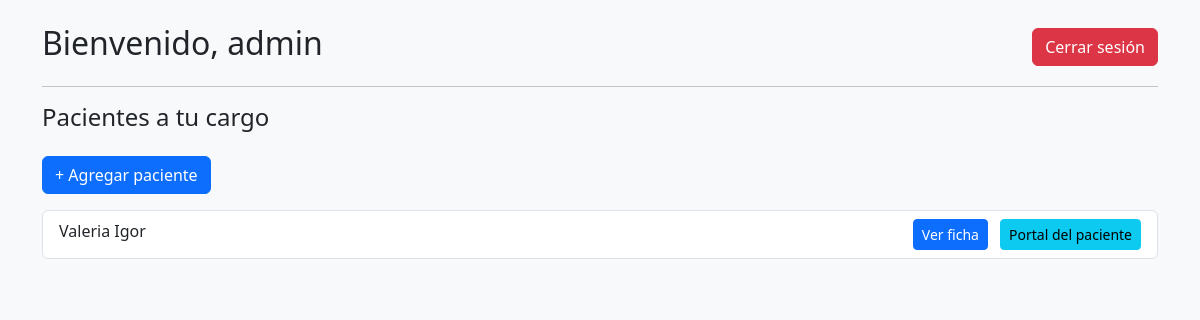
/usuarios/perfil/ (signed in), run on an earlier commit of the app's database.
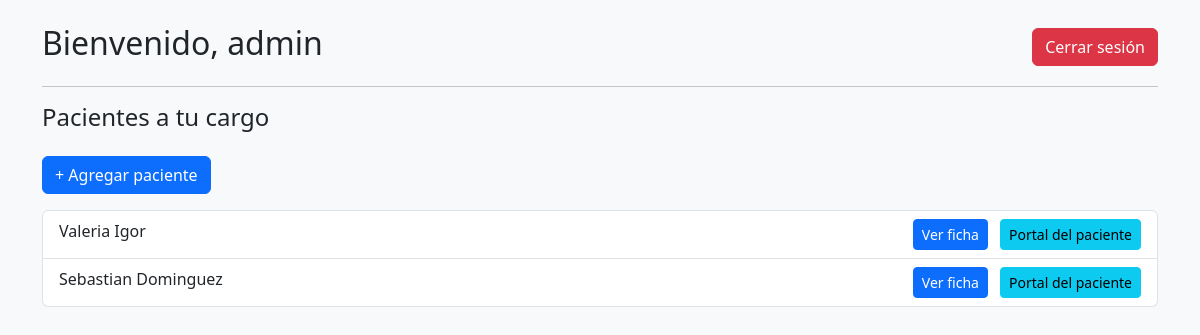
And on a later commit of the database.
### pacientes/models.py (models this page shows, shortened)
class Paciente(models.Model):
    perfil_usuario = models.ForeignKey(
        'usuarios.PerfilUsuario',
        on_delete=models.CASCADE,
        related_name="pacientes_asociados"
    )
    nombre = models.CharField(max_length=100)
    apellido = models.CharField(max_length=100)
    dni = models.CharField(max_length=20)
    email = models.EmailField()
    telefono = models.CharField(max_length=30)
    fecha_nacimiento = models.DateField(null=True, blank=True)
    obra_social = models.CharField(max_length=100, null=True, blank=True)

### usuarios/views.py (the view)
# urls.py: path("perfil/", views.perfil_usuario, name="perfil"),
@login_required
def perfil_usuario(request):
    perfil = request.user.perfil
    pacientes = perfil.pacientes.all()
    return render(request, "usuarios/perfil.html", {
        "usuario": request.user,
        "perfil": perfil,
        "pacientes": pacientes,
    })

### pacientes/context_processors.py (called while the page is built)
def paciente_context(request):
    paciente = None
    paciente_id = None
    try:
        perfil = request.user.perfil
        if perfil and hasattr(perfil, "pacientes"):
            paciente_id = request.session.get("paciente_id")
            if paciente_id:
                paciente = perfil.pacientes.filter(id=paciente_id).first()
    except:
        pass
    return {
        "paciente": paciente,
        "paciente_id": paciente_id,
    }

### usuarios/templates/usuarios/perfil.html (shortened to what this page needs)
<!DOCTYPE html>
<html>
<head>
    <link href="https://cdn.jsdelivr.net/npm/bootstrap@5.3.3/dist/css/bootstrap.min.css" rel="stylesheet">
</head>
<body class="bg-light">
<div class="container mt-4">
    <div class="d-flex justify-content-between align-items-center">
        <h2>Bienvenido, {{ usuario.username }}</h2>
        <form method="POST" action="{% url 'usuarios:logout' %}">
            <button type="submit" class="btn btn-danger">Cerrar sesión</button>
        </form>
    </div>
    <hr>
    <h4>Pacientes a tu cargo</h4>
    <a href="{% url 'pacientes:crear_paciente' %}" class="btn btn-primary mt-3">
        + Agregar paciente
    </a>
    {% if pacientes %}
        <ul class="list-group mt-3">
            {% for p in pacientes %}
                <li class="list-group-item d-flex justify-content-between">
                    {{ p.nombre }} {{ p.apellido }}
                    <div>
                        <a class="btn btn-primary btn-sm"
                        href="{% url 'pacientes:paciente_detalle' p.pk %}">
                            Ver ficha
                        </a>
                        <a class="btn btn-info btn-sm ms-2"
                        href="{% url 'usuarios:portal_paciente' p.pk %}">
                            Portal del paciente
                        </a>
                    </div>
                </li>
            {% endfor %}
        </ul>
    {% else %}
        <p class="text-muted mt-3">Aún no tenés pacientes asociados.</p>
    {% endif %}
</div>
</body>
</html>

What changed in the data, as far as the page shows it:
added Paciente: nombre "Sebastian", apellido "Dominguez"
